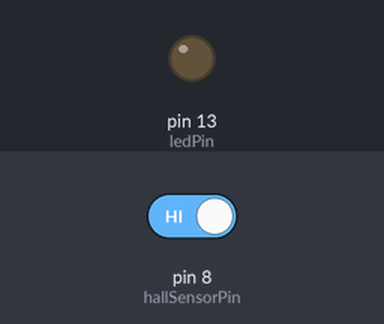
Bench run of a sketch on a simulated Arduino Uno, built with avr-gcc and run on an emulated ATmega328P. On the bench: output pins drawn as LEDs (lit = HIGH). The inputs (shaded band) are chosen by the test bench; at power-on: pin 8 (hallSensorPin) HIGH.

Above: at 1.2 s.
1.3 s: pin 8 (hallSensorPin) driven LOW
At 2.1 s:
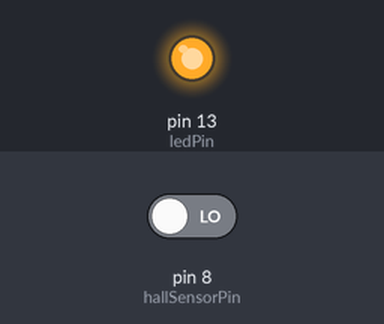
2.8 s: pin 8 (hallSensorPin) driven HIGH
At 3.3 s:
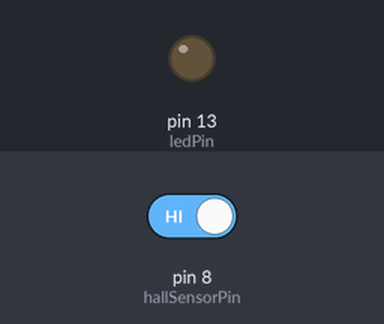
Timing chart, 0 to 5.8 s (numbered marks = the images above; inputs shaded):
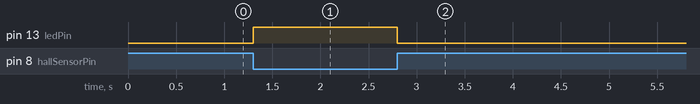

Measured:
- after the input at 1.3 s, pin 13 (ledPin): LOW → HIGH at once
- after the input at 2.8 s, pin 13 (ledPin): HIGH → LOW at once

The sketch:

sketch_jul15a.ino
```cpp
int hallSensorPin = 8;
int ledPin =  13;
int state = 0;
unsigned long time;

void setup() {
  pinMode(ledPin, OUTPUT);
  pinMode(hallSensorPin, INPUT);
  time = millis();
}

void loop(){

  state = digitalRead(hallSensorPin);
  Serial.println("hello");
  if (state == LOW) {
    digitalWrite(ledPin, HIGH);


  }
  else {
    digitalWrite(ledPin, LOW);
  }
}
```
